Frame 1 (no input): blank canvas, image omitted
Frame 60 (no input): blank canvas, image omitted
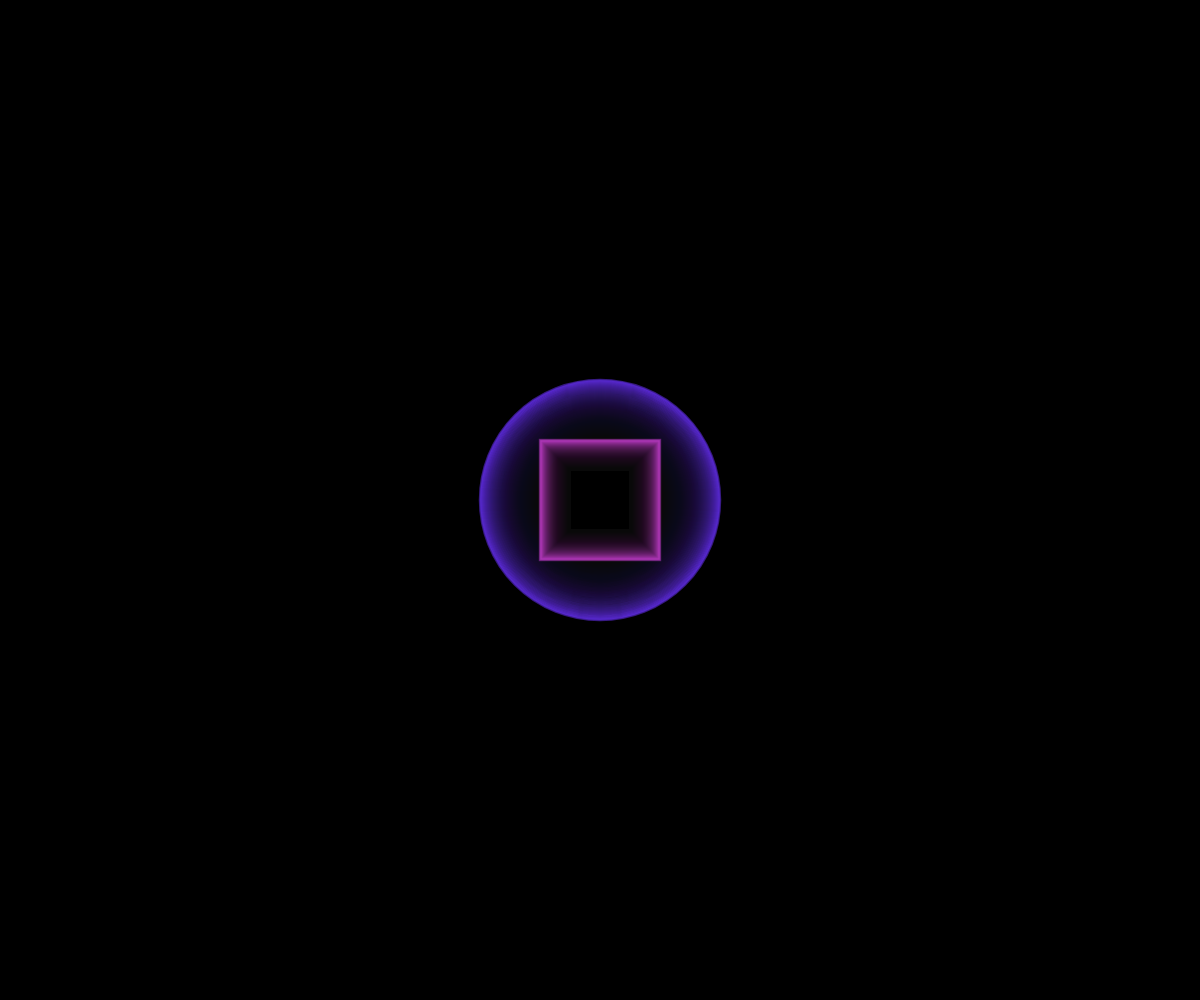
Frame 120 (the mouse pressed at the canvas centre since frame 60)

The p5.js sketch whose frames 1 and 60 were blank and that drew this single picture after the mouse press (run headless with seeded random() and noise() and a simulated clock; from frame 60 on, the mouse is pressed at the canvas centre):

// p5.js sketch
// ── sketch.js
/*
  Name: Jizelle F
  Title: Nebula Pulse
  Theme: Digital Ecosystems

  Instructions: 
    - Move the mouse to guide the pulse.
    - Press any key to clear the canvas and reset the ecosystem.
    - Click the mouse to change the pulse's core color.
*/

// 1. Two declared variables
let pulseSize = 0;
let coreHue = 200;

function setup() {
  // Making it responsive to the window size
  createCanvas(windowWidth, windowHeight);
  colorMode(HSB, 360, 100, 100, 100);
  background(0);
}

function draw() {
  // Semi transparent background creates a "trail" effect
  background(0, 0, 0, 5);

  // 2. Use of system variables (mouseX, mouseY)
  // 3. Use of arithmetic operators (mouseX / 2)
  let targetX = mouseX;
  let targetY = mouseY;
  let dynamicWeight = (mouseX / width) * 5;

  // 4. Value increasing/decreasing over time
  // The pulse grows and resets using the modulo operator
  pulseSize = (pulseSize + 2) % 300;

  noFill();
  strokeWeight(dynamicWeight);
  
  // Drawing the organic "pulse"
  stroke(coreHue, 80, 100, 50);
  ellipse(targetX, targetY, pulseSize, pulseSize);
  
  stroke((coreHue + 40) % 360, 70, 90, 30);
  rectMode(CENTER);
  rect(targetX, targetY, pulseSize * 0.5, pulseSize * 0.5);
}

// 5. Event functions
function mousePressed() {
  // Changes the theme color when the user clicks
  coreHue = random(0, 360);
}

function keyPressed() {
  // Clears the "ecosystem" when a key is pressed
  background(0);
}

// Adjusts the canvas if the window is resized
function windowResized() {
  resizeCanvas(windowWidth, windowHeight);
  background(0);
}
    

 
